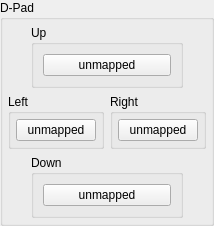
           <widget class="QGroupBox" name="gb_dpad">
            <property name="enabled">
             <bool>true</bool>
            </property>
            <property name="sizePolicy">
             <sizepolicy hsizetype="Preferred" vsizetype="Fixed">
              <horstretch>0</horstretch>
              <verstretch>0</verstretch>
             </sizepolicy>
            </property>
            <property name="maximumSize">
             <size>
              <width>16777215</width>
              <height>16777215</height>
             </size>
            </property>
            <property name="title">
             <string>D-Pad</string>
            </property>
            <layout class="QVBoxLayout" name="gb_dpad_layout">
             <property name="spacing">
              <number>6</number>
             </property>
             <property name="leftMargin">
              <number>5</number>
             </property>
             <property name="topMargin">
              <number>5</number>
             </property>
             <property name="rightMargin">
              <number>5</number>
             </property>
             <property name="bottomMargin">
              <number>5</number>
             </property>
             <item>
              <widget class="QWidget" name="dpad_up" native="true">
               <layout class="QHBoxLayout" name="dpad_up_layout">
                <property name="spacing">
                 <number>0</number>
                </property>
                <property name="leftMargin">
                 <number>0</number>
                </property>
                <property name="topMargin">
                 <number>0</number>
                </property>
                <property name="rightMargin">
                 <number>0</number>
                </property>
                <property name="bottomMargin">
                 <number>0</number>
                </property>
                <item>
                 <widget class="QGroupBox" name="gb_dpad_up">
                  <property name="minimumSize">
                   <size>
                    <width>152</width>
                    <height>0</height>
                   </size>
                  </property>
                  <property name="maximumSize">
                   <size>
                    <width>0</width>
                    <height>16777215</height>
                   </size>
                  </property>
                  <property name="title">
                   <string>Up</string>
                  </property>
                  <layout class="QHBoxLayout" name="horizontalLayout_4">
                   <item>
                    <widget class="QPushButton" name="DpadUpButton">
                     <property name="text">
                      <string>unmapped</string>
                     </property>
                    </widget>
                   </item>
                  </layout>
                 </widget>
                </item>
               </layout>
              </widget>
             </item>
             <item>
              <layout class="QHBoxLayout" name="layout_dpad_left_right">
               <item>
                <widget class="QGroupBox" name="gb_dpad_left">
                 <property name="title">
                  <string>Left</string>
                 </property>
                 <layout class="QVBoxLayout" name="gb_dpad_left_layout">
                  <property name="leftMargin">
                   <number>5</number>
                  </property>
                  <property name="topMargin">
                   <number>5</number>
                  </property>
                  <property name="rightMargin">
                   <number>5</number>
                  </property>
                  <property name="bottomMargin">
                   <number>5</number>
                  </property>
                  <item>
                   <widget class="QPushButton" name="DpadLeftButton">
                    <property name="text">
                     <string>unmapped</string>
                    </property>
                   </widget>
                  </item>
                 </layout>
                </widget>
               </item>
               <item>
                <widget class="QGroupBox" name="gb_dpad_right">
                 <property name="title">
                  <string>Right</string>
                 </property>
                 <layout class="QVBoxLayout" name="gb_dpad_right_layout">
                  <property name="leftMargin">
                   <number>5</number>
                  </property>
                  <property name="topMargin">
                   <number>5</number>
                  </property>
                  <property name="rightMargin">
                   <number>5</number>
                  </property>
                  <property name="bottomMargin">
                   <number>5</number>
                  </property>
                  <item>
                   <widget class="QPushButton" name="DpadRightButton">
                    <property name="text">
                     <string>unmapped</string>
                    </property>
                   </widget>
                  </item>
                 </layout>
                </widget>
               </item>
              </layout>
             </item>
             <item>
              <widget class="QWidget" name="dpad_down" native="true">
               <layout class="QHBoxLayout" name="dpad_down_layout">
                <property name="leftMargin">
                 <number>0</number>
                </property>
                <property name="topMargin">
                 <number>0</number>
                </property>
                <property name="rightMargin">
                 <number>0</number>
                </property>
                <property name="bottomMargin">
                 <number>0</number>
                </property>
                <item>
                 <widget class="QGroupBox" name="gb_dpad_down">
                  <property name="minimumSize">
                   <size>
                    <width>152</width>
                    <height>0</height>
                   </size>
                  </property>
                  <property name="maximumSize">
                   <size>
                    <width>124</width>
                    <height>16777215</height>
                   </size>
                  </property>
                  <property name="title">
                   <string>Down</string>
                  </property>
                  <layout class="QHBoxLayout" name="horizontalLayout_3">
                   <item>
                    <widget class="QPushButton" name="DpadDownButton">
                     <property name="text">
                      <string>unmapped</string>
                     </property>
                    </widget>
                   </item>
                  </layout>
                 </widget>
                </item>
               </layout>
              </widget>
             </item>
            </layout>
           </widget>
